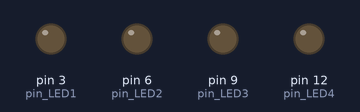
Recording of a sketch running on a simulated Arduino Uno, built with avr-gcc and run on an emulated ATmega328P. On the bench: output pins drawn as LEDs (lit = HIGH).

Above: at 0.06 s.
At 0.56 s:
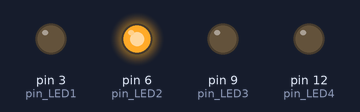
At 1.06 s:
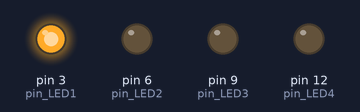
At 2.18 s:
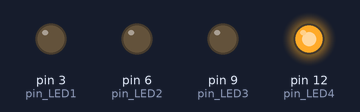
At 3.31 s:
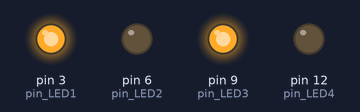
At 4.43 s:
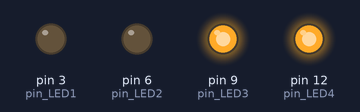
Timing chart, 0 to 4.7 s (numbered marks = the images above):
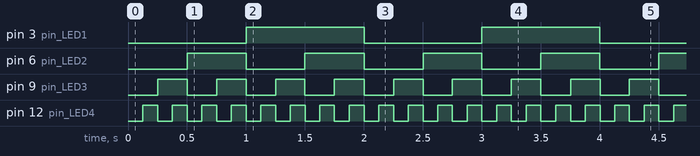

Measured:
- by itself, pin 3 (pin_LED1): alternates HIGH for 1.0 s and LOW for 1.0 s
- by itself, pin 6 (pin_LED2): alternates HIGH for 0.50 s and LOW for 0.50 s
- by itself, pin 9 (pin_LED3): alternates HIGH for 0.25 s and LOW for 0.25 s
- by itself, pin 12 (pin_LED4): alternates HIGH for 0.13 s and LOW for 0.12 s

The sketch:

app.ino
```cpp
#include <SimpleTimer.h>
int pin_LED1 = 3;
int pin_LED2 = 6;
int pin_LED3 = 9;
int pin_LED4 = 12;

SimpleTimer timer;

void blink_1000(){
    int state = digitalRead(pin_LED1);  // HIGH이면 1을, LOW이면 0을 리턴
    digitalWrite(pin_LED1, !state);
}

void blink_500(){
    int state = digitalRead(pin_LED2);
    digitalWrite(pin_LED2, !state);
}

void blink_250(){
    int state = digitalRead(pin_LED3);
    digitalWrite(pin_LED3, !state);
}
void blink_125(){
    int state = digitalRead(pin_LED4);
    digitalWrite(pin_LED4, !state);
}

void setup(){
    pinMode(pin_LED1, OUTPUT);
    pinMode(pin_LED2, OUTPUT);
    pinMode(pin_LED3, OUTPUT);
    pinMode(pin_LED4, OUTPUT);
    timer.setInterval(1000,blink_1000);
    timer.setInterval(500,blink_500);
    timer.setInterval(250,blink_250);
    timer.setInterval(125,blink_125);
}

void loop(){
    timer.run();
}


// SimpleTimer timer;


// void printTest1(){
//     Serial.print("simple called by 1 sec");
// }

// void printTest2(){
//     Serial.print("simple called by 0.5 sec");
// }

// void setup(){
//     Serial.begin(9600);
//     timer.setInterval(1000,printTest1);
//     timer.setInterval(500,printTest2);
// }

// void loop(){
//     timer.run();
// }
```
